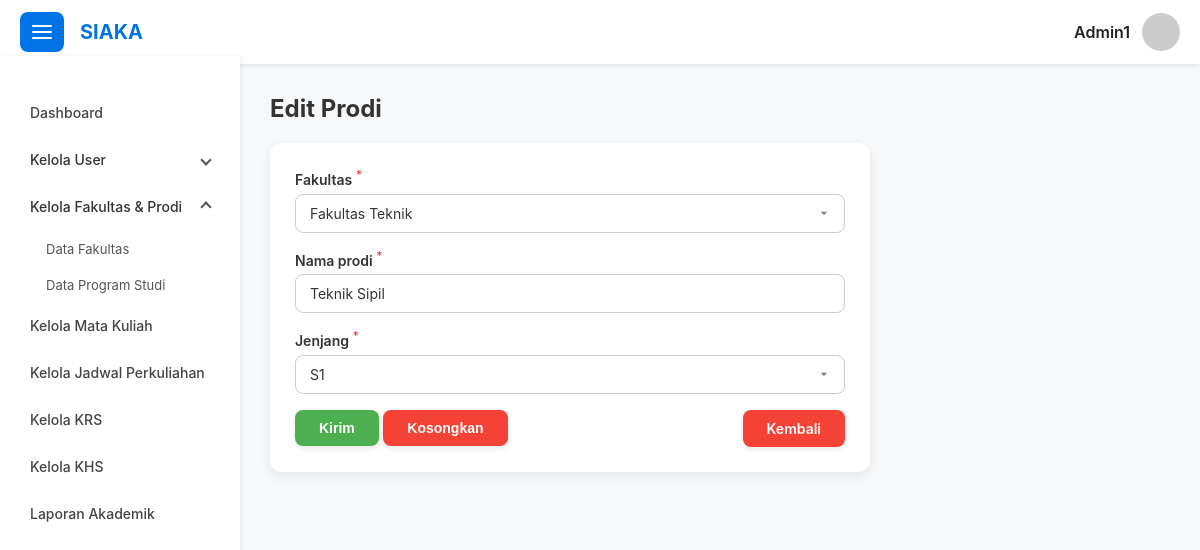
The app's page /page/prodi/edit_prodi.php?id=3 (signed in) with its own data.
### tables this page shows
CREATE TABLE `prodi` (
  `id` int(11) NOT NULL,
  `nama_prodi` varchar(100) NOT NULL,
  `id_fakultas` int(11) NOT NULL,
  `jenjang` enum('D3','S1','S2') DEFAULT NULL
);

CREATE TABLE `fakultas` (
  `id` int(11) NOT NULL,
  `nama_fakultas` varchar(100) NOT NULL
);

### config/config.php (called while the page is built, shortened)
<?php
function base_url($path = '')
{
  return BASE_URL . ltrim($path, '/');
}

### page/prodi/edit_prodi.php (the view, shortened to what this page needs)
<?php include("../../layout/header.php"); ?>
<?php include("../../layout/topbar.php"); ?>
<?php include("../../layout/sidebar.php"); ?>
<?php include("../../config/db.php"); ?>
<?php
$id = isset($_GET['id']) ? $_GET['id'] : null;
$query = "SELECT * FROM prodi WHERE id = '$id'";
$sql = mysqli_query($conn, $query);
$data = mysqli_fetch_object($sql);
$q_fakultas = "SELECT * FROM fakultas";
$sql_fakultas = mysqli_query($conn, $q_fakultas);
$jenjang = ['D3', 'D4', 'S1', 'S2', 'S3'];
?>
<section id="edit-prodi">
  <div class="row">
    <div class="col-md-12">
      <form class="form-container" action="<?= base_url("/action/prodi/edit_data.php"); ?>" method="post">
        <div class="form-group">
          <label>Fakultas <sup class="text-danger">*</sup></label>
          <select name="fakultas" id="fakultas" required>
            <?php while ($f = mysqli_fetch_array($sql_fakultas)) { ?>
              <option value="<?= $f["id"]; ?>" <?= $data->id_fakultas == $f["id"] ? "selected" : "" ?>><?= $f["nama_fakultas"] ?></option>
            <?php } ?>
          </select>
        </div>
        <div class="form-group">
          <label>Nama prodi <sup class="text-danger">*</sup></label>
          <input type="text" id="nama_prodi" name="nama_prodi" value="<?= $data->nama_prodi; ?>" required>
        </div>
        <div class="form-group">
          <label>Jenjang <sup class="text-danger">*</sup></label>
          <select name="jenjang" id="jenjang">
            <?php foreach ($jenjang as $j) { ?>
              <option value="<?= $j ?>" <?= $data->jenjang == $j ? "selected" : "" ?>><?= $j ?></option>
            <?php } ?>
          </select>
        </div>
        <div class="row">
          <div class="col-md-6">
            <button type="submit" class="btn btn-success">Kirim</button>
            <button type="reset" class="btn btn-danger">Kosongkan</button>
          </div>
          <div class="col-md-6">
            <a href="<?= base_url("/page/prodi/data_prodi.php") ?>" class="btn btn-danger float-right">Kembali</a>
          </div>
        </div>
      </form>
    </div>
  </div>
</section>
<?php include("../../layout/scripts.php"); ?>
<?php include("../../layout/footer.php"); ?>

### style/style.css (style rules this page uses)
* { box-sizing: border-box; }
body { margin: 0; font-family: 'Inter', sans-serif; background: #f7f8fa; color: #222; }
.btn { padding: 10px 24px; font-size: 14px; font-weight: 600; border: none; border-radius: 8px; cursor: pointer; user-select: none; transition: background-color 0.25s ease, transform 0.1s ease; box-shadow: 0 2px 6px rgba(0, 0, 0, 0.1); outline: none; text-decoration: none; }
.btn-success { background-color: #4caf50; color: white; }
.btn-danger { background-color: #f44336; color: white; }
form { width: 100%; max-width: 100%; }
.form-container { background-color: #fff; padding: 25px; border-radius: 12px; box-shadow: 0 4px 12px rgba(0, 0, 0, 0.08); max-width: 600px; margin-bottom: 30px; }
.form-group { margin-bottom: 1rem; display: flex; flex-direction: column; }
label { font-weight: 600; margin-bottom: 6px; color: #333; font-size: 14px; }
input[type="text"], input[type="date"], input[type="time"], input[type="number"], input[type="email"], input[type="password"], select, textarea { padding: 10px 14px; border: 1px solid #ccc; border-radius: 8px; font-size: 14px; font-family: inherit; background-color: #fff; color: #333; transition: border-color 0.3s ease, box-shadow 0.3s ease; width: 100%; box-sizing: border-box; }
select { appearance: none; background-repeat: no-repeat; background-position: right 12px center; background-size: 16px 16px; }
.row { display: flex; flex-wrap: wrap; margin-left: -10px; margin-right: -10px; }
[class*="col-"] { padding-left: 10px; padding-right: 10px; box-sizing: border-box; }
@media (min-width: 768px) { .col-md-6 { width: 50%; } }
@media (min-width: 768px) { .col-md-12 { width: 100%; } }
.text-danger { color: #f44336 !important; }
.float-right { float: right !important; }

### records on screen
prodi: fakultas "Fakultas Teknik", nama_prodi "Teknik Sipil", jenjang "S1"

### other values on screen
$_SESSION["username"] "Admin1"
$page "Edit Prodi"
